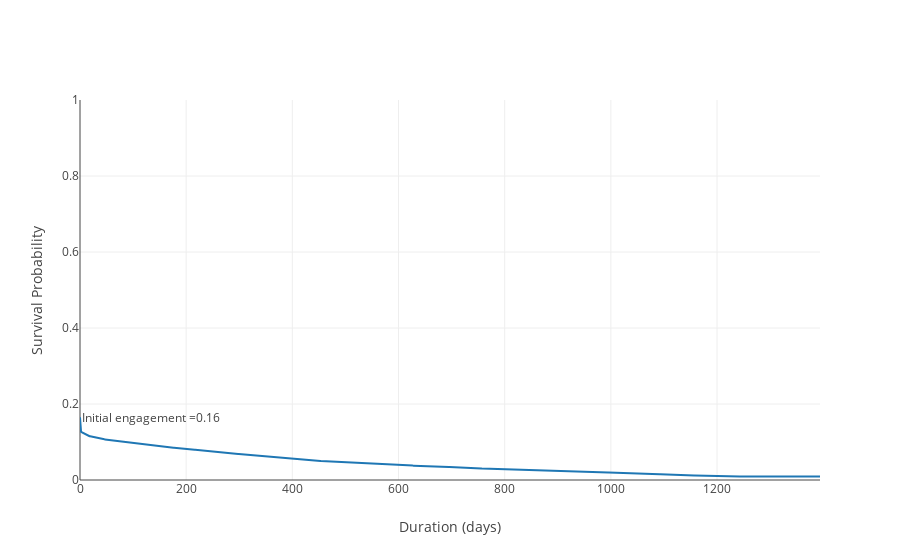

Here is the notebook cell this chart was saved with:
### Markdown cell above
And then plot using plotly:

### Code cell
trace = go.Scatter(x=survTable['timeline'],y=survTable['KM_estimate'])
annot = 'Initial engagement ='+ str(survTable.KM_estimate.max())
layout = go.Layout(yaxis={'range':[0,1],'showline':False,'title':'Survival Probability'},
                   xaxis={'title':'Duration (days)'},
                  annotations=[{'text':'Initial engagement ='+ str(round(survTable.KM_estimate.max(),2)),
                                'x':0,'y':survTable.KM_estimate.max(),
                                'xanchor':'left',
                                'showarrow':False
                                
                               }
                              ])
fig=go.Figure(data=[trace],layout=layout)
offline.iplot(fig)

### Figure 1 — Plotly figure (JSON) as saved in the notebook; plotly's stock layout.template omitted (floating-point values rounded to 4 significant figures; data arrays with more than 128 entries replaced by an {"elided": "..."} marker saying what was removed)
{"data": [{"type": "scatter", "uid": "bc9e4790-25ee-433a-b0a7-6bc91a269bbe", "x": {"elided": "1269 int values"}, "y": {"elided": "1269 float values"}}], "layout": {"annotations": [{"showarrow": false, "text": "Initial engagement =0.16", "x": 0, "xanchor": "left", "y": 0.1648}], "xaxis": {"title": {"text": "Duration (days)"}}, "yaxis": {"range": [0, 1], "showline": false, "title": {"text": "Survival Probability"}}}}
